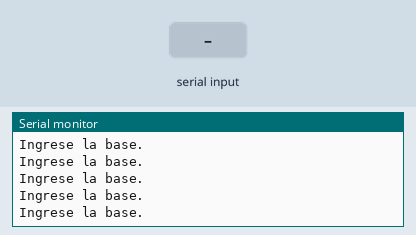
A sketch run on a simulated Arduino Uno, built with avr-gcc and run on an emulated ATmega328P. Parts: the last lines printed to the serial monitor. The test bench sets the inputs (shaded band).

Above: at 1.2 s.
1.3 s: "90,45\n" received over Serial
At 3.0 s:
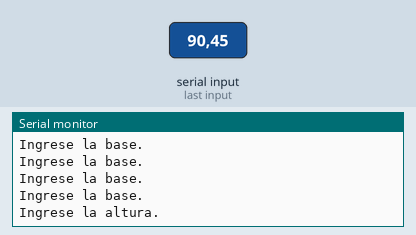
3.9 s: "30,150\n" received over Serial
At 6.2 s:
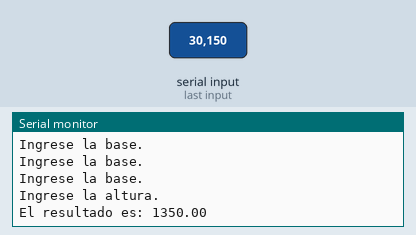

Measured:
- after the input at 1.3 s, the serial monitor: prints a new line after 1.1 s (image 1)
- after the input at 3.9 s, the serial monitor: prints a new line after 1.0 s (image 2)

The sketch:

SE_Ej5_AreaTri.ino
```cpp
int valor;
int aviso = 1;
int contAux = 0;
float res = 0;
float base;
float altura;

void setup() {
  // put your setup code here, to run once:
  Serial.begin(9600);
}

void loop() {
  // put your main code here, to run repeatedly:

  if (aviso == 1) {
    Serial.println("Ingrese la base.");
  } else if (aviso == 2) {
    Serial.println("Ingrese la altura.");
    aviso = -1;
  }

  if (Serial.available() > 0) {
    valor = Serial.readString().toInt();
    if (valor != -33) {
      if (contAux == 0) {
        base = valor;
        aviso = 2;
        contAux = contAux + 1;
      } else if (contAux == 1) {
        altura = valor;
        aviso = 3;
        contAux = contAux + 1;
        res = (base*altura)/2;
        Serial.println("El resultado es: " + String(res));
      }
    }
    valor = -33;
  }
  delay(100);
}
```
